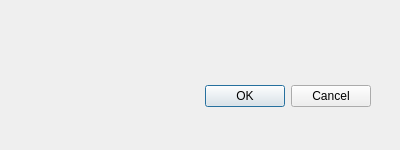
<?xml version="1.0" encoding="UTF-8"?>
<ui version="4.0">
 <class>Dialog</class>
 <widget class="QDialog" name="Dialog">
  <property name="geometry">
   <rect>
    <x>0</x>
    <y>0</y>
    <width>400</width>
    <height>150</height>
   </rect>
  </property>
  <property name="minimumSize">
   <size>
    <width>400</width>
    <height>150</height>
   </size>
  </property>
  <property name="maximumSize">
   <size>
    <width>400</width>
    <height>150</height>
   </size>
  </property>
  <property name="windowTitle">
   <string>Dialog</string>
  </property>
  <widget class="QDialogButtonBox" name="buttonBox">
   <property name="geometry">
    <rect>
     <x>30</x>
     <y>80</y>
     <width>341</width>
     <height>32</height>
    </rect>
   </property>
   <property name="orientation">
    <enum>Qt::Horizontal</enum>
   </property>
   <property name="standardButtons">
    <set>QDialogButtonBox::Cancel|QDialogButtonBox::Ok</set>
   </property>
  </widget>
  <widget class="QgsFileWidget" name="rscriptFileWidget">
   <property name="geometry">
    <rect>
     <x>40</x>
     <y>30</y>
     <width>321</width>
     <height>27</height>
    </rect>
   </property>
   <property name="sizePolicy">
    <sizepolicy hsizetype="Expanding" vsizetype="MinimumExpanding">
     <horstretch>0</horstretch>
     <verstretch>0</verstretch>
    </sizepolicy>
   </property>
   <property name="storageMode">
    <enum>QgsFileWidget::GetFile</enum>
   </property>
  </widget>
 </widget>
 <customwidgets>
  <customwidget>
   <class>QgsFileWidget</class>
   <extends>QWidget</extends>
   <header>qgsfilewidget.h</header>
  </customwidget>
 </customwidgets>
 <resources/>
 <connections>
  <connection>
   <sender>buttonBox</sender>
   <signal>accepted()</signal>
   <receiver>Dialog</receiver>
   <slot>accept()</slot>
   <hints>
    <hint type="sourcelabel">
     <x>248</x>
     <y>254</y>
    </hint>
    <hint type="destinationlabel">
     <x>157</x>
     <y>274</y>
    </hint>
   </hints>
  </connection>
  <connection>
   <sender>buttonBox</sender>
   <signal>rejected()</signal>
   <receiver>Dialog</receiver>
   <slot>reject()</slot>
   <hints>
    <hint type="sourcelabel">
     <x>316</x>
     <y>260</y>
    </hint>
    <hint type="destinationlabel">
     <x>286</x>
     <y>274</y>
    </hint>
   </hints>
  </connection>
 </connections>
</ui>
